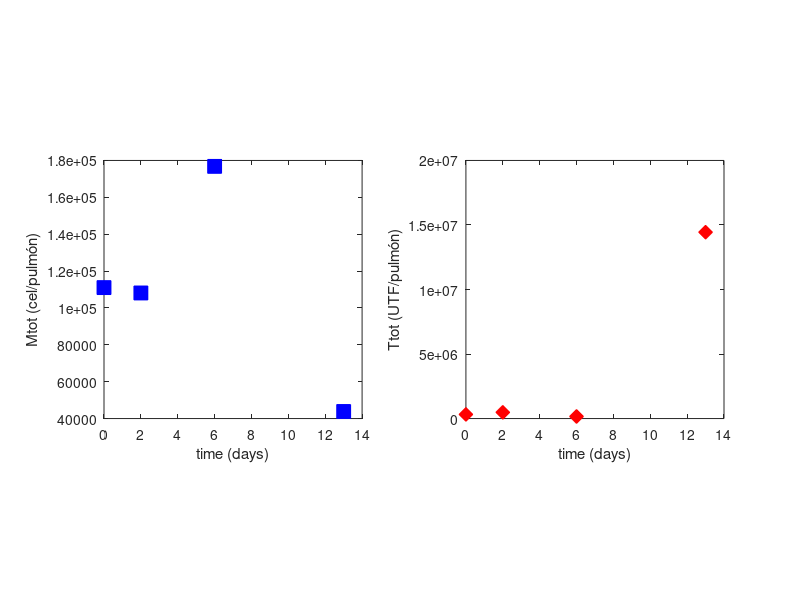

Write the MATLAB code that produced this figure. (Note: this script raises an error after producing the figure.)
close all
clear all
clc

%% Parameter values
% To be optimized:
k2=1.4361e-08; % fagocitosis
k4=5406.5178; %muerte de Tf por Mf
k5=708.2042; % apoptosis
k6=3505280.3061; % reclutamiento de M por Mf
k9=1.5058e-08; % muerte de M por T
k10=16.9816; % muerte de Mf por T
k13=0.0001; % necrosis
k14=15.7881; % muerte de Mf por Tf
k17=10 %capacidad de interior de Mf vertido en la MEC de inducir fagocitosis

% Fixed
k1=0.0019; % muerte natural de M
k3=0.0019; % muerte natural de Mf
k8=0.3423; % tasa de crecimiento de T
k12=0.3423; % tasa de crecimiento de Tf
k15=2.4e+07; % capacidad de carga de T y de Tf
k16=7; %numero promedio de Tf fagocitada por Mf

%% Experimental data
time_E=[ 1, 3 , 7, 14]-1; % in days

Mtot_exp=[111038.96,108116.88, 176785.71, 43831.16]; % cel/pulmón
Ttot_exp=[320855.61,481283.42, 160427.8, 14438502.67]; % UFC/pulmón

%% Plot the data
figure
subplot(1,2,1)
plot(time_E, Mtot_exp,'s','MarkerSize', 10, 'MarkerFaceColor', 'b', 'MarkerEdgeColor', 'b')
ylabel('Mtot (cel/pulmón)')
xlabel('time (days)')
axis square

subplot(1,2,2)
plot(time_E, Ttot_exp,'d', 'MarkerSize',10, 'MarkerFaceColor','r','MarkerEdgeColor', 'r')
hold on 
%plot(-2,31914.89, 'dr', 'MarkerSize',10)
ylabel('Ttot (UTF/pulmón)')
xlabel('time (days)')
axis square


%% Run the local optimization
% Initial guess for the parameters
xinit=[k2,k4, k5, k6, k9, k10, k13, k14, k17];

% Set optimization problem
%[x,J,flag]=fminsearch(@(x)CostFunction_Tb(x,time_E, Ttot_exp, Mtot_exp),xinit);

%% Run the global optimization

tic
gs=GlobalSearch('StartPointsToRun','bounds-ineqs','Display','iter');
min=@(x)CostFunction_Tb(x,time_E, Ttot_exp, Mtot_exp);
problem=createOptimProblem('fmincon','x0',xinit,'objective',min,...
    'lb',[0,10,0,1000,0,0,0,0,0],'ub',[100,10000000,100000,100000000000,100,100,100,100,100]); % around the initial guesses
x=run(gs,problem);
toc

%%
% parameters optimized
k2=x(1); %fagocitosis
k4=x(2) %muerte de Tf por Mf
k5=x(3);  % apoptosis
k6=x(4); % reclutamiento de M por Mf
k9=x(5); % muerte de M por T
k10=x(6); % muerte de Mf por T
k13=x(7); % necrosis
k14=x(8); % muerte de Mf por Tf
k17=x(9); %capacidad de interior de Mf vertido en la MEC de inducir fagocitosis

%integration interval
tspan = [0 time_E(end)]; %integration interval

%% initial conditions: from experimental data
y01=111038.96;%Macrofago 
y02=0;%Macrofago que fagocito
y03=320855.61;%Tuberculosis libre
y04=0;%Tuberculosis fagocitada

y0=[y01 y02 y03 y04];

%%
% Call the ODE solver

[t,y] = ode15s(@(t,y)Tuberculosis_ODEs(t,y, k1, k2, k3, k4, k5, k6, k8, k9, k10, k12, k13, k14, k15, k16, k17),tspan,y0);

M_tot=y(:,1)+y(:,2);
T_tot=y(:,3)+y(:,4);

%%
subplot(1,2,1)
hold on
plot(t, M_tot,  'b', 'LineWidth',2);
title(['Globally optimized parameters:' 'k_2=' num2str(x(1)) ', k_4=' num2str(x(2)) ', k_5=' num2str(x(3))]);
%plot(tback, M_totback,  '--b', 'LineWidth',2);

subplot(1,2,2)
hold on
plot(t, T_tot,  'r', 'LineWidth',2);
%plot(tback, T_totback,  '--r', 'LineWidth',2);
title([  ', k_6=' num2str(x(4)) ', k_9=' num2str(x(5)) ', k_10=' num2str(x(6)) ', k_13=' num2str(x(7)) ', k_14=' num2str(x(8)) ', k_17=' num2str(x(9))]);

%%
CostFunction_Tb(x,time_E, Ttot_exp, Mtot_exp)
